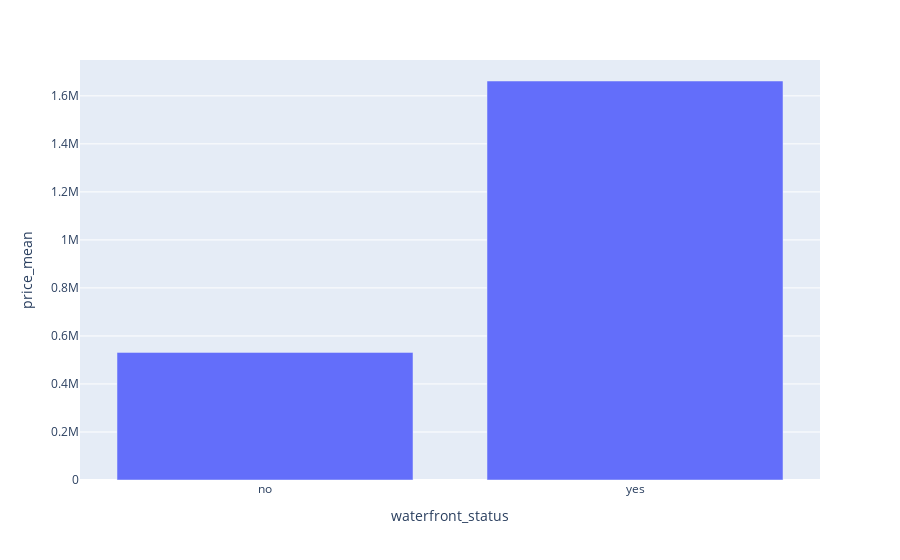

Here is the notebook cell this chart was saved with:
### Code cell
fig = px.bar(df_properties_water, x='waterfront_status', y='price_mean')
fig.show()

### Figure 1 — Plotly figure (JSON) as saved in the notebook; plotly's stock layout.template omitted (floating-point values rounded to 4 significant figures)
{"data": [{"alignmentgroup": "True", "hovertemplate": "waterfront_status=%{x}<br>price_mean=%{y}<extra></extra>", "legendgroup": "", "marker": {"color": "#636efa", "pattern": {"shape": ""}}, "name": "", "offsetgroup": "", "orientation": "v", "showlegend": false, "textposition": "auto", "type": "bar", "x": ["no", "yes"], "xaxis": "x", "y": [531600.0, 1662000.0], "yaxis": "y"}], "layout": {"barmode": "relative", "legend": {"tracegroupgap": 0}, "margin": {"t": 60}, "xaxis": {"anchor": "y", "domain": [0, 1], "title": {"text": "waterfront_status"}}, "yaxis": {"anchor": "x", "domain": [0, 1], "title": {"text": "price_mean"}}}}
